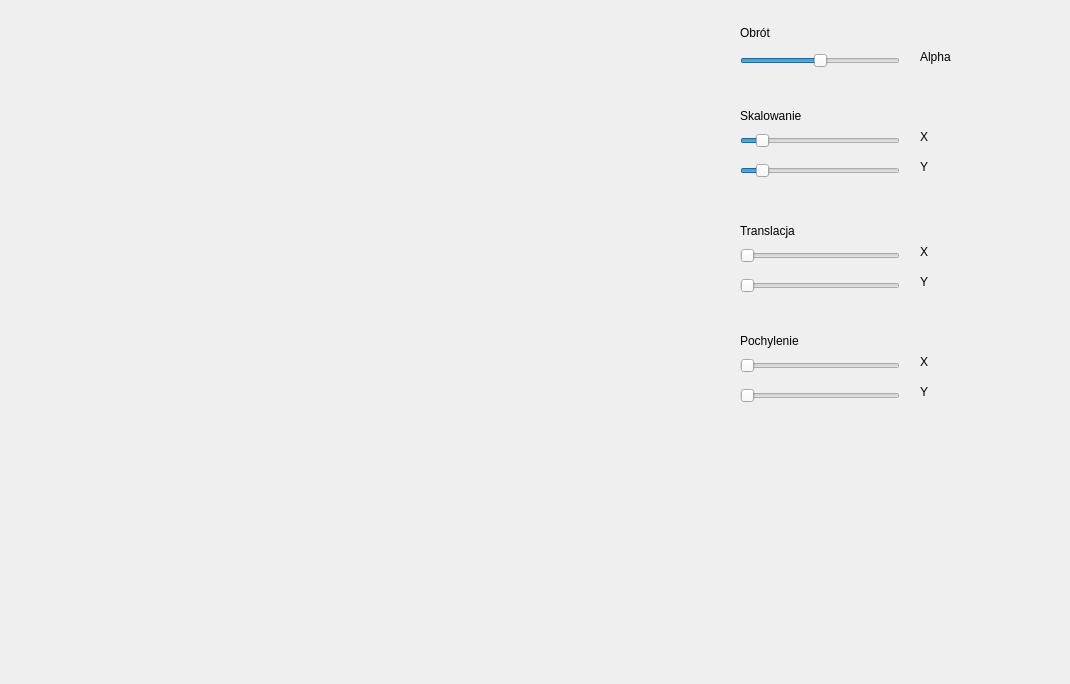
<?xml version="1.0" encoding="UTF-8"?>
<ui version="4.0">
 <class>Transformations2DWidget</class>
 <widget class="QWidget" name="Transformations2DWidget">
  <property name="geometry">
   <rect>
    <x>0</x>
    <y>0</y>
    <width>1070</width>
    <height>684</height>
   </rect>
  </property>
  <property name="windowTitle">
   <string>Form</string>
  </property>
  <widget class="Transformations2DCanvas" name="transformations2DCanvas" native="true">
   <property name="geometry">
    <rect>
     <x>10</x>
     <y>10</y>
     <width>701</width>
     <height>641</height>
    </rect>
   </property>
  </widget>
  <widget class="QLabel" name="rotation">
   <property name="geometry">
    <rect>
     <x>740</x>
     <y>23</y>
     <width>47</width>
     <height>20</height>
    </rect>
   </property>
   <property name="styleSheet">
    <string notr="true">font: 12pt &quot;MS Shell Dlg 2&quot;;</string>
   </property>
   <property name="text">
    <string>Obrót</string>
   </property>
  </widget>
  <widget class="QSlider" name="alphaRotationSlider">
   <property name="geometry">
    <rect>
     <x>740</x>
     <y>50</y>
     <width>160</width>
     <height>22</height>
    </rect>
   </property>
   <property name="minimum">
    <number>-90</number>
   </property>
   <property name="maximum">
    <number>90</number>
   </property>
   <property name="orientation">
    <enum>Qt::Horizontal</enum>
   </property>
  </widget>
  <widget class="QLabel" name="alphaRotationLabel">
   <property name="geometry">
    <rect>
     <x>920</x>
     <y>46</y>
     <width>51</width>
     <height>21</height>
    </rect>
   </property>
   <property name="styleSheet">
    <string notr="true">font: 12pt &quot;MS Shell Dlg 2&quot;;</string>
   </property>
   <property name="lineWidth">
    <number>2</number>
   </property>
   <property name="text">
    <string>Alpha</string>
   </property>
  </widget>
  <widget class="QLabel" name="scaling">
   <property name="geometry">
    <rect>
     <x>740</x>
     <y>106</y>
     <width>111</width>
     <height>20</height>
    </rect>
   </property>
   <property name="styleSheet">
    <string notr="true">font: 12pt &quot;MS Shell Dlg 2&quot;;</string>
   </property>
   <property name="text">
    <string>Skalowanie</string>
   </property>
  </widget>
  <widget class="QSlider" name="xScalingSlider">
   <property name="geometry">
    <rect>
     <x>740</x>
     <y>130</y>
     <width>160</width>
     <height>22</height>
    </rect>
   </property>
   <property name="maximum">
    <number>10</number>
   </property>
   <property name="value">
    <number>1</number>
   </property>
   <property name="orientation">
    <enum>Qt::Horizontal</enum>
   </property>
  </widget>
  <widget class="QLabel" name="xScalingLabel">
   <property name="geometry">
    <rect>
     <x>920</x>
     <y>130</y>
     <width>47</width>
     <height>13</height>
    </rect>
   </property>
   <property name="styleSheet">
    <string notr="true">font: 12pt &quot;MS Shell Dlg 2&quot;;</string>
   </property>
   <property name="lineWidth">
    <number>2</number>
   </property>
   <property name="text">
    <string>X</string>
   </property>
  </widget>
  <widget class="QLabel" name="translation">
   <property name="geometry">
    <rect>
     <x>740</x>
     <y>220</y>
     <width>101</width>
     <height>21</height>
    </rect>
   </property>
   <property name="styleSheet">
    <string notr="true">font: 12pt &quot;MS Shell Dlg 2&quot;;</string>
   </property>
   <property name="text">
    <string>Translacja</string>
   </property>
  </widget>
  <widget class="QSlider" name="xTranslationSlider">
   <property name="geometry">
    <rect>
     <x>740</x>
     <y>245</y>
     <width>160</width>
     <height>21</height>
    </rect>
   </property>
   <property name="maximum">
    <number>300</number>
   </property>
   <property name="orientation">
    <enum>Qt::Horizontal</enum>
   </property>
  </widget>
  <widget class="QLabel" name="yTranslationLabel">
   <property name="geometry">
    <rect>
     <x>920</x>
     <y>275</y>
     <width>47</width>
     <height>13</height>
    </rect>
   </property>
   <property name="styleSheet">
    <string notr="true">font: 12pt &quot;MS Shell Dlg 2&quot;;</string>
   </property>
   <property name="text">
    <string>Y</string>
   </property>
  </widget>
  <widget class="QSlider" name="yTranslationSlider">
   <property name="geometry">
    <rect>
     <x>740</x>
     <y>275</y>
     <width>160</width>
     <height>22</height>
    </rect>
   </property>
   <property name="maximum">
    <number>300</number>
   </property>
   <property name="orientation">
    <enum>Qt::Horizontal</enum>
   </property>
  </widget>
  <widget class="QLabel" name="xTranslationLabel">
   <property name="geometry">
    <rect>
     <x>920</x>
     <y>245</y>
     <width>47</width>
     <height>13</height>
    </rect>
   </property>
   <property name="styleSheet">
    <string notr="true">font: 12pt &quot;MS Shell Dlg 2&quot;;</string>
   </property>
   <property name="lineWidth">
    <number>2</number>
   </property>
   <property name="text">
    <string>X</string>
   </property>
  </widget>
  <widget class="QLabel" name="yShearingLabel">
   <property name="geometry">
    <rect>
     <x>920</x>
     <y>385</y>
     <width>47</width>
     <height>13</height>
    </rect>
   </property>
   <property name="styleSheet">
    <string notr="true">font: 12pt &quot;MS Shell Dlg 2&quot;;</string>
   </property>
   <property name="text">
    <string>Y</string>
   </property>
  </widget>
  <widget class="QSlider" name="xShearingSlider">
   <property name="geometry">
    <rect>
     <x>740</x>
     <y>355</y>
     <width>160</width>
     <height>21</height>
    </rect>
   </property>
   <property name="maximum">
    <number>10</number>
   </property>
   <property name="orientation">
    <enum>Qt::Horizontal</enum>
   </property>
  </widget>
  <widget class="QSlider" name="yShearingSlider">
   <property name="geometry">
    <rect>
     <x>740</x>
     <y>385</y>
     <width>160</width>
     <height>22</height>
    </rect>
   </property>
   <property name="maximum">
    <number>10</number>
   </property>
   <property name="orientation">
    <enum>Qt::Horizontal</enum>
   </property>
  </widget>
  <widget class="QLabel" name="xShearingLabel">
   <property name="geometry">
    <rect>
     <x>920</x>
     <y>355</y>
     <width>47</width>
     <height>13</height>
    </rect>
   </property>
   <property name="styleSheet">
    <string notr="true">font: 12pt &quot;MS Shell Dlg 2&quot;;</string>
   </property>
   <property name="lineWidth">
    <number>2</number>
   </property>
   <property name="text">
    <string>X</string>
   </property>
  </widget>
  <widget class="QLabel" name="shearing">
   <property name="geometry">
    <rect>
     <x>740</x>
     <y>330</y>
     <width>101</width>
     <height>21</height>
    </rect>
   </property>
   <property name="styleSheet">
    <string notr="true">font: 12pt &quot;MS Shell Dlg 2&quot;;</string>
   </property>
   <property name="text">
    <string>Pochylenie</string>
   </property>
  </widget>
  <widget class="QSlider" name="yScalingSlider">
   <property name="geometry">
    <rect>
     <x>740</x>
     <y>160</y>
     <width>160</width>
     <height>22</height>
    </rect>
   </property>
   <property name="maximum">
    <number>10</number>
   </property>
   <property name="value">
    <number>1</number>
   </property>
   <property name="orientation">
    <enum>Qt::Horizontal</enum>
   </property>
  </widget>
  <widget class="QLabel" name="yScalingLabel">
   <property name="geometry">
    <rect>
     <x>920</x>
     <y>160</y>
     <width>47</width>
     <height>13</height>
    </rect>
   </property>
   <property name="styleSheet">
    <string notr="true">font: 12pt &quot;MS Shell Dlg 2&quot;;</string>
   </property>
   <property name="lineWidth">
    <number>2</number>
   </property>
   <property name="text">
    <string>Y</string>
   </property>
  </widget>
 </widget>
 <customwidgets>
  <customwidget>
   <class>Transformations2DCanvas</class>
   <extends>QWidget</extends>
   <header>transformations2dcanvas.h</header>
   <container>1</container>
  </customwidget>
 </customwidgets>
 <resources/>
 <connections/>
</ui>
